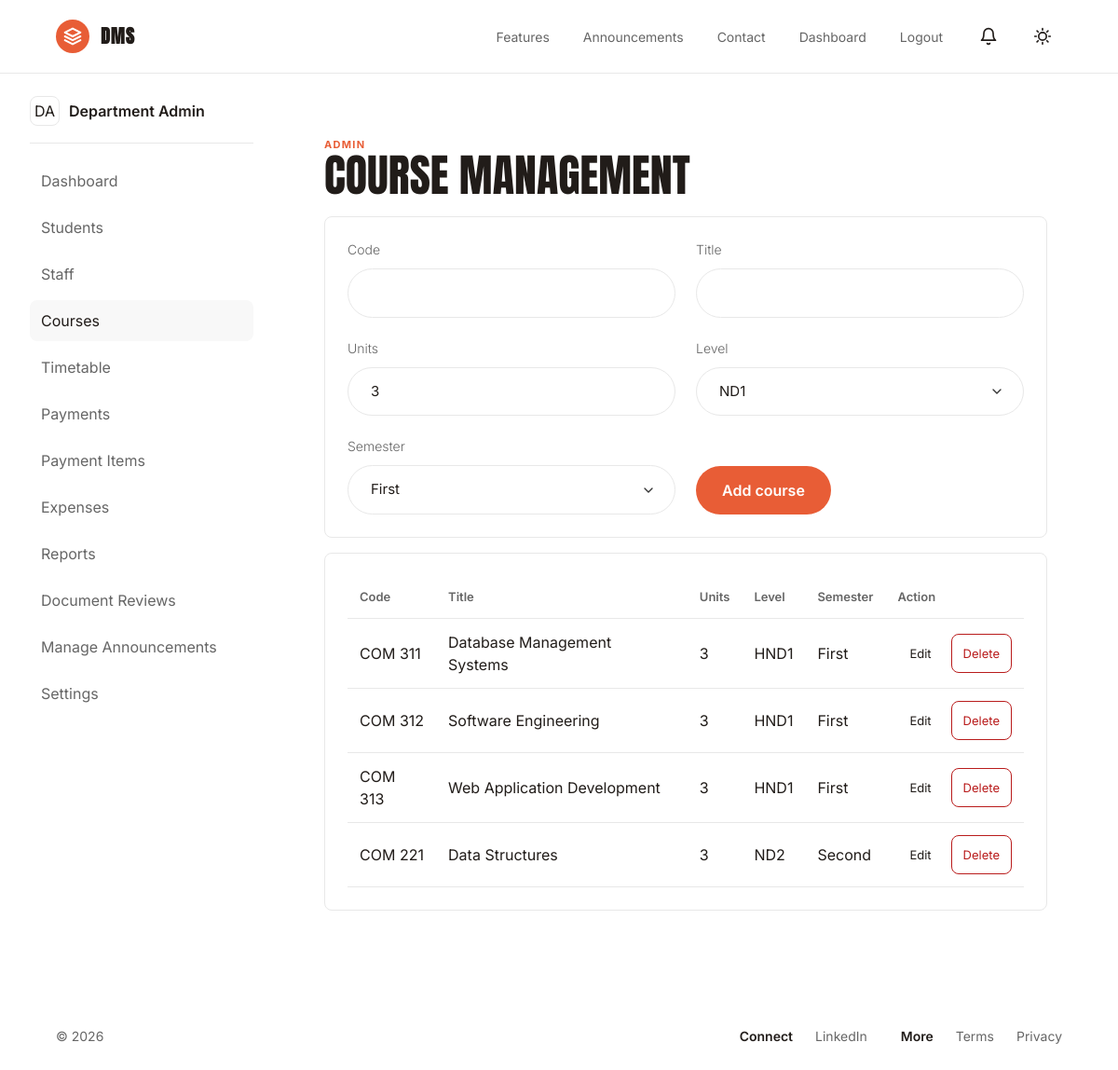
The page /admin/courses.php (signed in) on the database its author committed.
### tables this page shows
CREATE TABLE courses (
    id INT AUTO_INCREMENT PRIMARY KEY,
    code VARCHAR(30) NOT NULL UNIQUE,
    title VARCHAR(180) NOT NULL,
    credit_units TINYINT NOT NULL DEFAULT 3,
    level VARCHAR(20) NOT NULL,
    semester VARCHAR(30) NOT NULL,
    status ENUM('active','inactive') DEFAULT 'active',
    created_at TIMESTAMP DEFAULT CURRENT_TIMESTAMP
);

### helpers/functions.php (called while the page is built, shortened)
<?php
function e(?string $value): string
{
    return htmlspecialchars((string) $value, ENT_QUOTES, 'UTF-8');
}

### admin/courses.php (the view, shortened to what this page needs)
<?php
require_once __DIR__ . '/../middleware/auth.php';
$courses = $pdo->query('SELECT * FROM courses ORDER BY level, code')->fetchAll();
include __DIR__ . '/../components/header.php';
?>
<div class="app-layout"><?php include __DIR__ . '/../components/sidebar.php'; ?><section class="workspace">
<div class="workspace-heading"><div><p class="eyebrow">Admin</p><h1>Course management</h1></div></div>
<form class="panel form-grid" method="post"><?= csrf_field() ?><label>Code <input name="code" required></label><label>Title <input name="title" required></label><label>Units <input type="number" name="credit_units" min="1" value="3"></label><label>Level <select name="level"><option>ND1</option><option>ND2</option><option>HND1</option><option>HND2</option></select></label><label>Semester <select name="semester"><option>First</option><option>Second</option></select></label><button class="cta-button" type="submit" style="align-self: end; justify-self: start;">Add course</button></form>
<section class="panel table-panel"><table><thead><tr><th>Code</th><th>Title</th><th>Units</th><th>Level</th><th>Semester</th><th>Action</th></tr></thead><tbody><?php foreach ($courses as $course): ?><tr><td><?= e($course['code']) ?></td><td><?= e($course['title']) ?></td><td><?= e((string) $course['credit_units']) ?></td><td><?= e($course['level']) ?></td><td><?= e($course['semester']) ?></td><td><div style="display: flex; gap: 8px;"><button type="button" class="button button-light" style="padding: 6px 12px; font-size: 13px;" onclick="editCourse(<?= htmlspecialchars(json_encode($course)) ?>)">Edit</button><form class="inline-form" method="post"><?= csrf_field() ?><input type="hidden" name="action" value="delete"><input type="hidden" name="course_id" value="<?= e((string) $course['id']) ?>"><button type="submit" class="button button-light" style="padding: 6px 12px; font-size: 13px; color: var(--danger); border-color: var(--danger);" onclick="return confirm('Are you sure you want to delete this course?');">Delete</button></form></div></td></tr><?php endforeach; ?></tbody></table></section>
</section></div>
<?php include __DIR__ . '/../components/footer.php'; ?>

### assets/css/app.css (style rules this page uses)
:root { --bg: #ffffff; --panel: #ffffff; --text: #211c19; --muted: #666666; --soft: #f8f8f8; --line: #e8e8e8; --ink: #211c19; --accent: #E85D36; --warning: #a16207; --danger: #b91c1c; --radius: 8px; --pill-radius: 9999px; }
* { box-sizing: border-box; }
html { color-scheme: light; }
body { margin: 0; background: var(--bg); color: var(--text); font-family: 'Inter', -apple-system, BlinkMacSystemFont, "Segoe UI", Roboto, Arial, sans-serif; font-weight: 400; line-height: 1.5; letter-spacing: 0; }
h1, h2, h3, h4, h5, h6 { font-family: 'Anton', sans-serif; font-weight: 400; text-transform: uppercase; letter-spacing: 0.02em; }
strong, th { font-weight: 600; font-family: 'Inter', sans-serif; }
.brand, .nav, .hero-actions, .inline-form { display: flex; align-items: center; gap: 12px; }
.button, button, input, select, textarea { border-radius: var(--radius); border: 1px solid var(--line); font: inherit; }
.button, button { display: inline-flex; align-items: center; justify-content: center; min-height: 42px; padding: 9px 16px; cursor: pointer; font-weight: 400; }
.button-light, .button-ghost { background: transparent; color: var(--text); border-color: transparent; }
.cta-button { border-radius: var(--pill-radius); padding: 14px 28px; font-weight: 600; font-size: 16px; border: none; cursor: pointer; color: #fff; background: var(--accent); display: inline-flex; justify-content: center; align-items: center; }
.home-hero h1, .page-heading h1, .workspace-heading h1 { margin: 0; font-size: clamp(44px, 6vw, 76px); line-height: 1.02; letter-spacing: 0; max-width: 820px; }
.eyebrow { margin: 0; color: var(--accent); text-transform: uppercase; font-size: 11px; font-weight: 700; letter-spacing: .12em; }
.panel, .auth-card, .feature-grid article, .contact-grid article { background: var(--panel); border: 1px solid var(--line); border-radius: var(--radius); }
.app-layout label, .auth-card label, dialog label { display: grid; gap: 10px; color: var(--muted); font-size: 14px; font-weight: 300; }
.app-layout input, .app-layout select, .app-layout textarea, .auth-card input, .auth-card select, .auth-card textarea, dialog input, dialog select, dialog textarea { width: 100%; padding: 14px 24px; background-color: var(--bg); color: var(--text); font-weight: 400; font-size: 15px; border-radius: var(--pill-radius); border: 1px solid var(--line); }
select { appearance: none; -webkit-appearance: none; -moz-appearance: none; padding-right: 48px !important; background-repeat: no-repeat; background-position: right 20px center; background-size: 16px; }
.form-grid { display: grid; grid-template-columns: repeat(2, minmax(0, 1fr)); gap: 22px; }
.app-layout { display: grid; grid-template-columns: 240px minmax(0, 1fr); min-height: calc(100vh - 73px); gap: 32px; padding: 24px 32px; }
.workspace { padding: clamp(24px, 4vw, 44px); min-width: 0; }
.workspace-heading { display: flex; justify-content: space-between; align-items: center; margin-bottom: 20px; }
.workspace-heading h1 { font-size: clamp(30px, 4vw, 52px); }
.panel { padding: 24px; margin-bottom: 16px; min-width: 0; }
.table-panel { overflow-x: auto; }
table { width: 100%; border-collapse: collapse; min-width: 720px; }
th, td { padding: 13px; border-bottom: 1px solid var(--line); text-align: left; }
th { color: var(--muted); font-size: 13px; }

### rows shown on the page
courses: code "COM 311", title "Database Management Systems", credit_units "3", level "HND1", semester "First"
courses: code "COM 312", title "Software Engineering", credit_units "3", level "HND1", semester "First"
courses: code "COM 313", title "Web Application Development", credit_units "3", level "HND1", semester "First"
courses: code "COM 221", title "Data Structures", credit_units "3", level "ND2", semester "Second"

### other values the page prints
initials($profileName) "DA"
$profileName "Department Admin"
$label "Dashboard"
$label "Students"
$label "Staff"
$label "Courses"
$label "Timetable"
$label "Payments"
$label "Payment Items"
$label "Expenses"
$label "Reports"
$label "Document Reviews"
$label "Manage Announcements"
$label "Settings"
